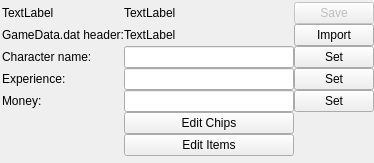
<?xml version="1.0" encoding="UTF-8"?>
<ui version="4.0">
 <class>saveedit</class>
 <widget class="QWidget" name="saveedit">
  <property name="geometry">
   <rect>
    <x>0</x>
    <y>0</y>
    <width>374</width>
    <height>163</height>
   </rect>
  </property>
  <property name="sizePolicy">
   <sizepolicy hsizetype="Minimum" vsizetype="Minimum">
    <horstretch>0</horstretch>
    <verstretch>0</verstretch>
   </sizepolicy>
  </property>
  <property name="minimumSize">
   <size>
    <width>374</width>
    <height>163</height>
   </size>
  </property>
  <property name="windowTitle">
   <string/>
  </property>
  <layout class="QGridLayout" name="gridLayout_2">
   <property name="leftMargin">
    <number>2</number>
   </property>
   <property name="topMargin">
    <number>2</number>
   </property>
   <property name="rightMargin">
    <number>0</number>
   </property>
   <property name="bottomMargin">
    <number>0</number>
   </property>
   <property name="spacing">
    <number>0</number>
   </property>
   <item row="5" column="1">
    <widget class="QLineEdit" name="moneyEdit">
     <property name="inputMethodHints">
      <set>Qt::ImhNone</set>
     </property>
    </widget>
   </item>
   <item row="3" column="2">
    <widget class="QPushButton" name="setCharacterNameButton">
     <property name="text">
      <string>Set</string>
     </property>
    </widget>
   </item>
   <item row="5" column="2">
    <widget class="QPushButton" name="setMoneyButton">
     <property name="text">
      <string>Set</string>
     </property>
    </widget>
   </item>
   <item row="4" column="2">
    <widget class="QPushButton" name="setExpButton">
     <property name="text">
      <string>Set</string>
     </property>
    </widget>
   </item>
   <item row="4" column="0">
    <widget class="QLabel" name="label_6">
     <property name="text">
      <string>Experience:</string>
     </property>
    </widget>
   </item>
   <item row="2" column="0">
    <widget class="QLabel" name="label">
     <property name="text">
      <string>GameData.dat header:</string>
     </property>
    </widget>
   </item>
   <item row="1" column="0">
    <widget class="QLabel" name="saveSlotIndexLable">
     <property name="text">
      <string>TextLabel</string>
     </property>
    </widget>
   </item>
   <item row="3" column="0">
    <widget class="QLabel" name="label_5">
     <property name="text">
      <string>Character name:</string>
     </property>
    </widget>
   </item>
   <item row="2" column="1">
    <widget class="QLabel" name="gameDataHeaderLabel">
     <property name="text">
      <string>TextLabel</string>
     </property>
    </widget>
   </item>
   <item row="2" column="2">
    <widget class="QPushButton" name="importheaderButton">
     <property name="text">
      <string>Import</string>
     </property>
    </widget>
   </item>
   <item row="1" column="2">
    <widget class="QPushButton" name="saveButton">
     <property name="enabled">
      <bool>false</bool>
     </property>
     <property name="text">
      <string>Save</string>
     </property>
    </widget>
   </item>
   <item row="3" column="1">
    <widget class="QLineEdit" name="characterNameEdit"/>
   </item>
   <item row="1" column="1">
    <widget class="QLabel" name="saveFileNameLable">
     <property name="text">
      <string>TextLabel</string>
     </property>
    </widget>
   </item>
   <item row="4" column="1">
    <widget class="QLineEdit" name="expEdit">
     <property name="inputMethodHints">
      <set>Qt::ImhNone</set>
     </property>
    </widget>
   </item>
   <item row="5" column="0">
    <widget class="QLabel" name="label_7">
     <property name="text">
      <string>Money:</string>
     </property>
    </widget>
   </item>
   <item row="6" column="1">
    <widget class="QPushButton" name="chipButton">
     <property name="text">
      <string>Edit Chips</string>
     </property>
    </widget>
   </item>
   <item row="7" column="1">
    <widget class="QPushButton" name="itemButton">
     <property name="text">
      <string>Edit Items</string>
     </property>
    </widget>
   </item>
  </layout>
 </widget>
 <resources/>
 <connections/>
</ui>
